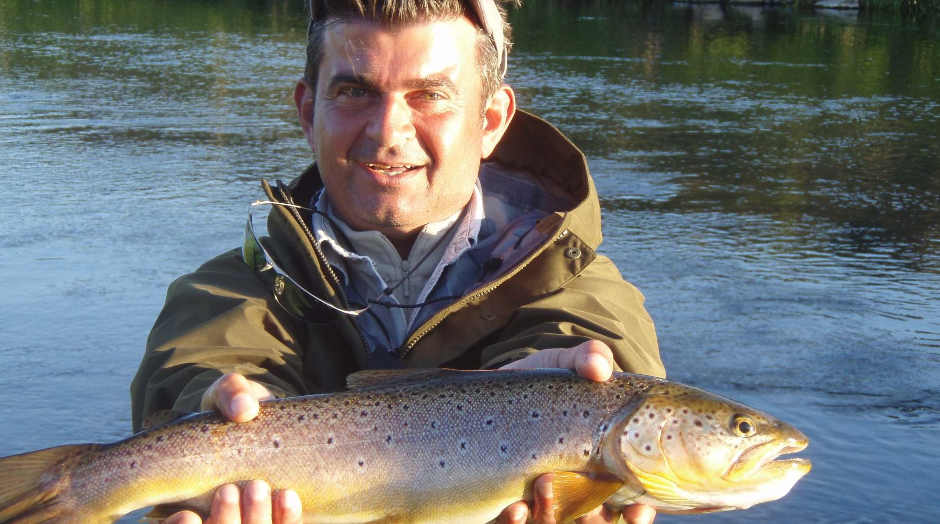
#> input picture code detecte/image/R.jpg, 1880 x 1048 px (shown at 1/2 size); its folder holds only this picture in this run
$ python -i 'Détéctruite.py'   (imports and definitions only)
#> lines starting #> are read from the running program, lines starting #| are printed output that depends on the picture
###IMPORTATIONS DES PACKAGES
import os
import cv2
import time
import math
import numpy as np
import pandas as pd
import tkinter as tk
from PIL import ImageTk, Image
import matplotlib.pyplot as plt
from tkinter import ttk, filedialog
########

#Création d'une variable redirigeant vers le répertoire
repertoire = os.path.dirname(os.path.abspath(__file__))
repertoire = os.path.normpath(repertoire)

path = ""
video_choice = ""

#Fonction d'ouverture
# [11 lines left out: functions open_video, on_button1_click, not called in this run]

#Fonction de gestion du bouton n°2
def on_button2_click():
    exec(open(f'{repertoire}/Pick_Color.py').read())

#Création des fenêtres
# [1 line not run here, left out]
window2 = None

#Ajoute la fenêtre à la liste
# [1 line that did not run here, left out]

#Chargement de l'image pour le background (style)
# [1 line not run here, left out]
# [1 line that did not run here, left out]
# [1 line that did not run here, left out]

#Widget pour afficher l'image en background
# [1 line that did not run here, left out]
# [3 lines not run here, left out]

#Obtention des dimensions d'écran
# [1 line that did not run here, left out]
# [1 line that did not run here, left out]

#Calcul des coordonnées pour centrer la fenêtre
# [1 line that did not run here, left out]
# [1 line that did not run here, left out]

#Positionner au centre de l'écran
# [1 line not run here, left out]

#Utiliser le style par défaut pour les boutons
style = ttk.Style()
# [10 lines not run here, left out]

#Cadre pour contenir les boutons
# [1 line that did not run here, left out]

#Chargement de l'image pour le background (style)
# [1 line not run here, left out]
# [1 line that did not run here, left out]
# [1 line that did not run here, left out]

#Widget pour afficher l'image en background
# [1 line that did not run here, left out]
# [1 line not run here, left out]

#Titre
# [1 line that did not run here, left out]
# [1 line not run here, left out]

#Création des boutons
# [1 line that did not run here, left out]
# [1 line that did not run here, left out]

#Centrer les boutons horizontalement
# [20 lines not run here, left out]

###Initialisation des plages de couleurs en HSV###
lower_range_blue = np.array([107, 113, 121])
upper_range_blue = np.array([114, 179, 198])

lower_range_green = np.array([46, 101, 88])
upper_range_green = np.array([99, 206, 118])

lower_range_yellow = np.array([0, 121, 116])
upper_range_yellow = np.array([44, 255, 255])

lower_fish = np.array([0, 0, 0])
upper_fish = np.array([179, 255, 76])
#####

#Détection et traitement du bleu
def blue(img):
    image = cv2.cvtColor(frame, cv2.COLOR_BGR2HSV)
    mask = cv2.inRange(image, lower_fish, upper_fish)
    image = cv2.blur(image, (7, 7))
    mask = cv2.erode(mask, None, iterations=4)
    mask = cv2.dilate(mask, None, iterations=4)
    image2 = cv2.bitwise_and(frame, frame, mask=mask)
    contours, _ = cv2.findContours(mask, cv2.RETR_EXTERNAL, cv2.CHAIN_APPROX_SIMPLE)

    mask2 = cv2.inRange(image, lower_range_blue, upper_range_blue)
    contours2, _ = cv2.findContours(mask2, cv2.RETR_EXTERNAL, cv2.CHAIN_APPROX_SIMPLE)

    #Trouver le contour externe du bac
    if len(contours2) > 0:
        bac_contour = max(contours2, key=cv2.contourArea)
        x, y, w, h = cv2.boundingRect(bac_contour)
        x_min = x
        x_max = x + w
        y_min = y
        y_max = y + h
        cv2.rectangle(frame, (x, y), (x + w, y + h), (255, 255, 0), 2)

    #Réinitialisation des poissons détectés à chaque itération
    fish_positions2 = []

    for contour in contours:
        ((x, y), rayon) = cv2.minEnclosingCircle(contour)
        if rayon > 50 and x > x_min and x < x_max and y > y_min and y < y_max:
            fish_positions2.append((x, y))

    #Limiter le nombre de poissons détectés au nombre spécifié
    fish_positions2 = fish_positions2[:1]

    for position in fish_positions2:
        x, y = position
        cv2.circle(image2, (int(x), int(y)), 5, (255, 255, 0), 10)
        cv2.putText(frame, f"Poisson", (int(x) + 10, int(y) - 10), cv2.FONT_HERSHEY_DUPLEX, 1, (255, 255, 0), 1, cv2.LINE_AA)
        cv2.circle(frame, (int(x), int(y)), 5, (255, 255, 0), 10)
        cv2.line(frame, (int(x), int(y)), (int(x) + 150, int(y)), (255, 255, 0), 2)

        if prev_positions:
            prev_x, prev_y = prev_positions.pop(0)
            distance_pixels = np.sqrt((x - prev_x) ** 2 + (y - prev_y) ** 2)
            elapsed_time = time.time() - start_time

            fish_speed = distance_pixels / elapsed_time
            fish_speeds.append(fish_speed)


        prev_positions.append(position)
        cv2.imshow('Poisson', image2)
        #cv2.imshow('Bac bleu', mask2)

#Détection et traitement du vert
# [105 lines left out: functions green, yellow, not called in this run]
        #cv2.imshow('Bac jaune', mask2)

#Listes pour stocker les vitesses des poissons de chaque bac
fish_speeds = []
fish_speeds2 = []
fish_speeds3 = []

#Listes pour stocker les positions précédentes des poissons de chaque bac
prev_positions = []
prev_positions2 = []
prev_positions3 = []

#Récupérer la durée de la vidéo
# [1 line that did not run here, left out]
# [1 line that did not run here, left out]
# [1 line that did not run here, left out]

#Début du chrono
start_time = time.time()

#Boucle infinie
# [39 lines not run here, left out]

#Fonction de temps pour les graphiques en sortie
# [5 lines left out: function time, not called in this run]

###AFFICHAGE DES GRAPHIQUES###
fig = plt.figure(figsize=(15, 6))
ax1 = fig.add_subplot(321) #Affichage en 3 lignes, 2 colonnes, position 1
ax2 = fig.add_subplot(323) #Affichage en 3 lignes, 2 colonnes, position 3
ax3 = fig.add_subplot(325) #Affichage en 3 lignes, 2 colonnes, position 5

# [38 lines not run here, left out]
#####

###AFFICHAGE DES DIAGRAMMES CIRCULAIRES###
#Initialisation des vitesses max
# [1 line that did not run here, left out]
# [1 line that did not run here, left out]
# [1 line that did not run here, left out]

#Liste pour les types de stress
stress_types1 = []

#BLEU#
#Calcul du pourcentage de stress bleu
stress_fort1 = len([v for v in fish_speeds if v >= 0.6 * v_max_blue]) #Supérieur ou égale à 60% de vitesse max
stress_moyen1 = len([v for v in fish_speeds if 0.4 * v_max_blue <= v < 0.6 * v_max_blue]) #Compris entre 40% et 60% strictement
stress_faible1 = len([v for v in fish_speeds if 0.2 * v_max_blue <= v < 0.4 * v_max_blue]) #Compris entre 20% et 40% strictement
calme1 = len([v for v in fish_speeds if 0.05 * v_max_blue < v < 0.2 * v_max_blue]) #Compris entre 5% strictement et 20% strictement
immobile1 = len([v for v in fish_speeds if v <= 0.05 * v_max_blue]) #Inférieur ou égale à 5%

#Parcourt les valeurs de fish_speeds et détermine le type de stress correspondant
# [11 lines not run here, left out]

sizes1 = [stress_fort1, stress_moyen1, stress_faible1, calme1, immobile1]
colors = ['#FF0000', '#FFA500', '#FFFF00', '#00FF00', '#C0C0C0']  #Couleurs pour les portions du diagramme circulaire

#Filtrer les segments avec 0% pour bleu
filtered_sizes1 = [size for size in sizes1 if size != 0]
filtered_colors1 = [color for size, color in zip(sizes1, colors) if size != 0]

#Création du diagramme circulaire bac bleu
# [3 lines not run here, left out]

#VERT#
#Calcul du pourcentage de stress vert
stress_fort2 = len([v for v in fish_speeds2 if v >= 0.6 * v_max_green]) #Supérieur ou égale à 60% de vitesse max
stress_moyen2 = len([v for v in fish_speeds2 if 0.4 * v_max_green <= v < 0.6 * v_max_green]) #Compris entre 40% et 60% strictement
stress_faible2 = len([v for v in fish_speeds2 if 0.2 * v_max_green <= v < 0.4 * v_max_green]) #Compris entre 20% et 40% strictement
calme2 = len([v for v in fish_speeds2 if 0.05 * v_max_green < v < 0.2 * v_max_green]) #Compris entre 5% strictement et 20% strictement
immobile2 = len([v for v in fish_speeds2 if v <= 0.05 * v_max_green]) #Inférieur ou égale à 5%

sizes2 = [stress_fort2, stress_moyen2, stress_faible2, calme2, immobile2]

#Filtrer les segments avec 0% pour vert
filtered_sizes2 = [size for size in sizes2 if size != 0]
filtered_colors2 = [color for size, color in zip(sizes2, colors) if size != 0]

#Création du diagramme circulaire bac vert
# [6 lines not run here, left out]

#Ajout de la légende
legend_labels = ['Stress fort', 'Stress moyen', 'Stress faible', 'Calme', 'Immobile']
# [1 line not run here, left out]

#JAUNE#
#Calcul du pourcentage de stress jaune
stress_fort3 = len([v for v in fish_speeds3 if v >= 0.6 * v_max_yellow]) #Supérieur ou égale à 60% de vitesse max
stress_moyen3 = len([v for v in fish_speeds3 if 0.4 * v_max_yellow <= v < 0.6 * v_max_yellow]) #Compris entre 40% et 60% strictement
stress_faible3 = len([v for v in fish_speeds3 if 0.2 * v_max_yellow <= v < 0.4 * v_max_yellow]) #Compris entre 20% et 40% strictement
calme3 = len([v for v in fish_speeds3 if 0.05 * v_max_yellow < v < 0.2 * v_max_yellow]) #Compris entre 5% strictement et 20% strictement
immobile3 = len([v for v in fish_speeds3 if v <= 0.05 * v_max_yellow]) #Inférieur ou égale à 5%

sizes3 = [stress_fort3, stress_moyen3, stress_faible3, calme3, immobile3]

#Filtrer les segments avec 0% pour jaune
filtered_sizes3 = [size for size in sizes3 if size != 0]
filtered_colors3 = [color for size, color in zip(sizes3, colors) if size != 0]

#Création du diagramme circulaire bac jaune
# [3 lines not run here, left out]

#Définition du titre principal de la fenêtre
window_name = 'Diagrammes circulaires'
# [4 lines not run here, left out]

#####EXCEL#####
#Arrondir elapsed_time à l'entier supérieur
# [1 line that did not run here, left out]

#Définition de la variable de temps avec une séquence de temps
# [1 line that did not run here, left out]

#Assurer que les tableaux de données ont la même longueur
# [1 line that did not run here, left out]
# [1 line that did not run here, left out]
# [1 line that did not run here, left out]
# [1 line that did not run here, left out]
# [1 line that did not run here, left out]

#Arrondir les valeurs à 10^-3
fish_speeds = [round(speed, 3) for speed in fish_speeds]
fish_speeds2 = [round(speed, 3) for speed in fish_speeds2]
fish_speeds3 = [round(speed, 3) for speed in fish_speeds3]

interval_duration = 30  # Durée de l'intervalle en secondes

# Calcul des intervalles de temps
# [1 line that did not run here, left out]

# [1 line that did not run here, left out]
# [1 line that did not run here, left out]
# [1 line that did not run here, left out]


#Arrondir les valeurs à 10^-3
# [1 line that did not run here, left out]
# [1 line that did not run here, left out]
# [1 line that did not run here, left out]

#Liste vide avec la même longueur que times pour exportation
# [1 line that did not run here, left out]
# [1 line that did not run here, left out]

# Retiré la valeurs de 0 dans le tableau exel "vitesse moyenne"
# [1 line that did not run here, left out]
# [1 line that did not run here, left out]
# [1 line that did not run here, left out]
# [1 line that did not run here, left out]
# [1 line that did not run here, left out]

#Dictionnaires des données
# [7 lines that did not run here, left out]

# Créer un dictionnaire des données
# [7 lines that did not run here, left out]

# Arrondir les valeurs à 10^-3
# [1 line that did not run here, left out]
# [1 line that did not run here, left out]
# [1 line that did not run here, left out]

# [5 lines that did not run here, left out]


#Création des dataframes
# [1 line that did not run here, left out]
# [1 line that did not run here, left out]
# [1 line that did not run here, left out]

#Obtenir le chemin complet du bureau
bureau = os.path.join(os.path.expanduser("~"), "Desktop")

#Mettre le fichier Excel sur le bureau
chemin_fichier_excel = os.path.join(bureau, "Donnees_brutes.xlsx")
chemin_fichier_excel2 = os.path.join(bureau, "Vitesses_moyennes.xlsx")
chemin_fichier_excel3 = os.path.join(bureau, "Vitesses_max.xlsx")

#Enregistrer le DataFrame dans le fichier Excel
# [3 lines not run here, left out]
#####

>>> import cv2
>>> picture = cv2.imread('image/R.jpg', cv2.IMREAD_GRAYSCALE)
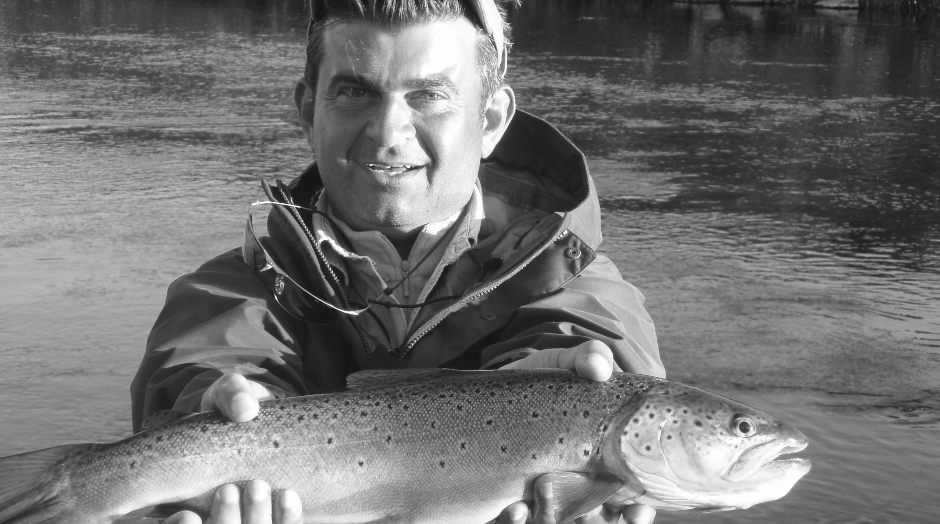
#> picture: shape (1048, 1880) (shown at 1/2 size); min 2, max 255, mean 113.9
#> (the run stopped early here; a loop or call above may not have finished)

$ run again, on code detecte/image/truite.png
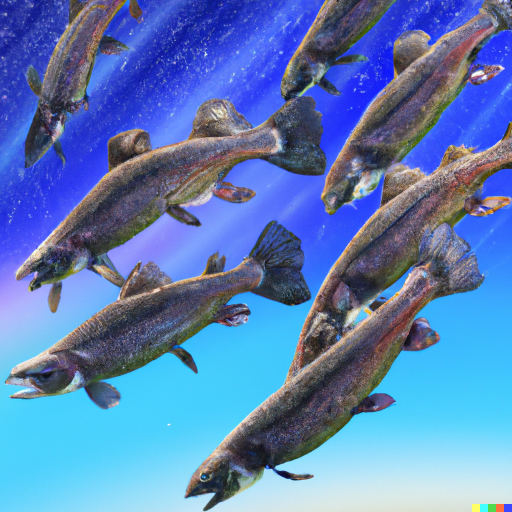
#> input picture code detecte/image/truite.png, 1024 x 1024 px (shown at 1/2 size)
#> `picture = cv2.imread('image/R.jpg', cv2.IMREAD_GRAYSCALE)`:
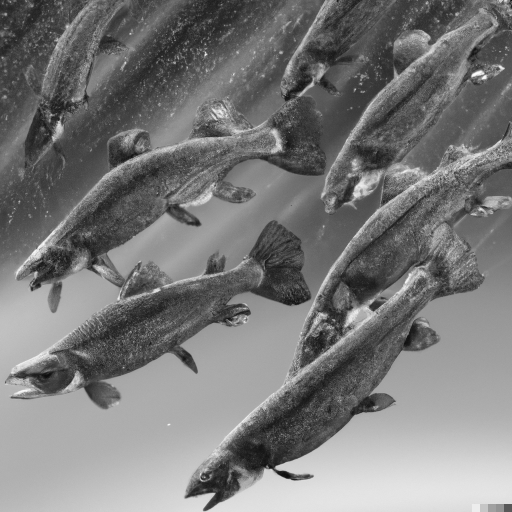
#> picture: shape (1024, 1024) (shown at 1/2 size); min 9, max 254, mean 121.2
